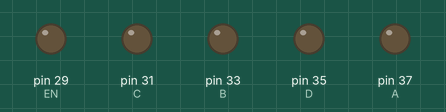
This program was run on a simulated Raspberry Pi (header pin numbers). Parts: output pins drawn as LEDs (lit = HIGH). At 10.0 s the program stops and its outputs stay as they are.

Above: at 0.1 s.
At 1.1 s:
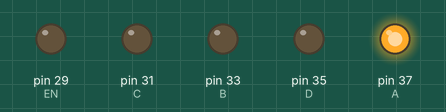
At 2.1 s:
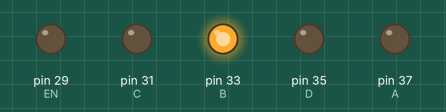
At 4.1 s:
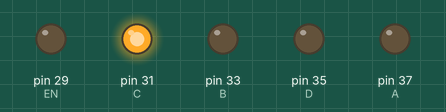
At 6.1 s:
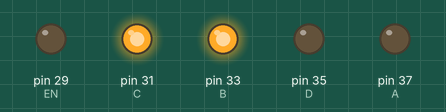
At 9.1 s:
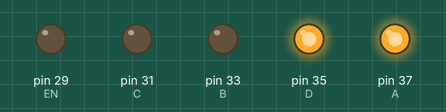
Timing chart, 0 to 11.5 s (numbered marks = the images above):
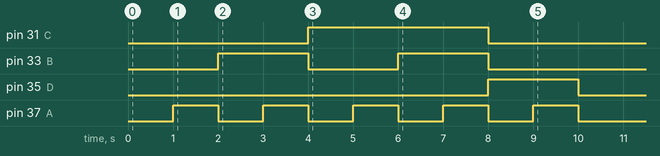

Measured:
- by itself, pin 31 (C): LOW → HIGH at 4.0 s, → LOW 4.0 s later
- by itself, pin 33 (B): alternates HIGH for 2.0 s and LOW for 2.0 s, 4 changes in all, then stays LOW
- by itself, pin 35 (D): LOW → HIGH at 8.0 s, → LOW 2.0 s later
- by itself, pin 37 (A): alternates HIGH for 1.0 s and LOW for 1.0 s

The program:

Raspberry-Nixie-Shield-Basic-Example-2.py
```python
'''
Raspberry Nixie Shield Basic Example 2
This example shows how to control a nixie tube with a Raspberry Pi using Nixie Shield
An example of using a state array and for loop
Nixie Shield uses five digital outputs to drive nixie tube
Pin 29 as on/off (EN) line, 31, 33, 35, 37 as an address (A, B, C, D) of nixie tube digit/cathode
This example code is in the public domain
https://www.nixietester.com
'''
import time                   # Import time module
import RPi.GPIO as GPIO       # Import RPi.GPIO module as just GPIO

GPIO.setmode(GPIO.BOARD)      # Declare the type of GPIO numbering system
GPIO.setwarnings(False)       # Disable warnings

# Pin definitions / Nixie tube digit address:
EN = 29                       # On/Off Nixie tube
A = 37
B = 33
C = 31
D = 35

# Pin assignments: 35, 31, 33, 37
address = [D, C, B, A]

# Pattern table for 10 digits
digit = [(0, 0, 0, 0), # '0'
         (0, 0, 0, 1), # '1'
         (0, 0, 1, 0), # '2'
         (0, 0, 1, 1), # '3'
         (0, 1, 0, 0), # '4'
         (0, 1, 0, 1), # '5'
         (0, 1, 1, 0), # '6'
         (0, 1, 1, 1), # '7'
         (1, 0, 0, 0), # '8'
         (1, 0, 0, 1)] # '9'

#Setup pins as an outputs, initially low
GPIO.setup(EN,GPIO.OUT, initial=0)
GPIO.setup(address, GPIO.OUT, initial=0)

GPIO.output(EN,GPIO.LOW)      # Turn on the Nixie Tube

for d in range(10):
    GPIO.output(address, digit[d])
    time.sleep(1)

GPIO.output(EN,GPIO.HIGH)     # Turn off the Nixie Tube
GPIO.cleanup()
```
